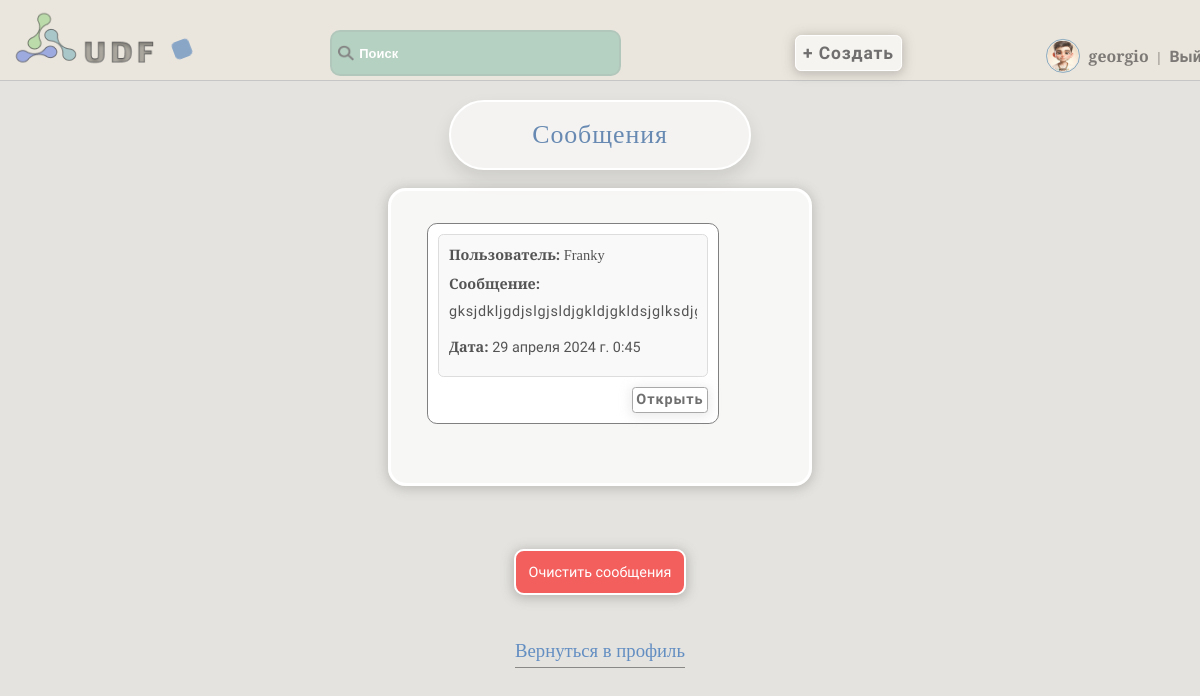
/accounts/inbox/ (signed in), run on an earlier commit of the app's database.
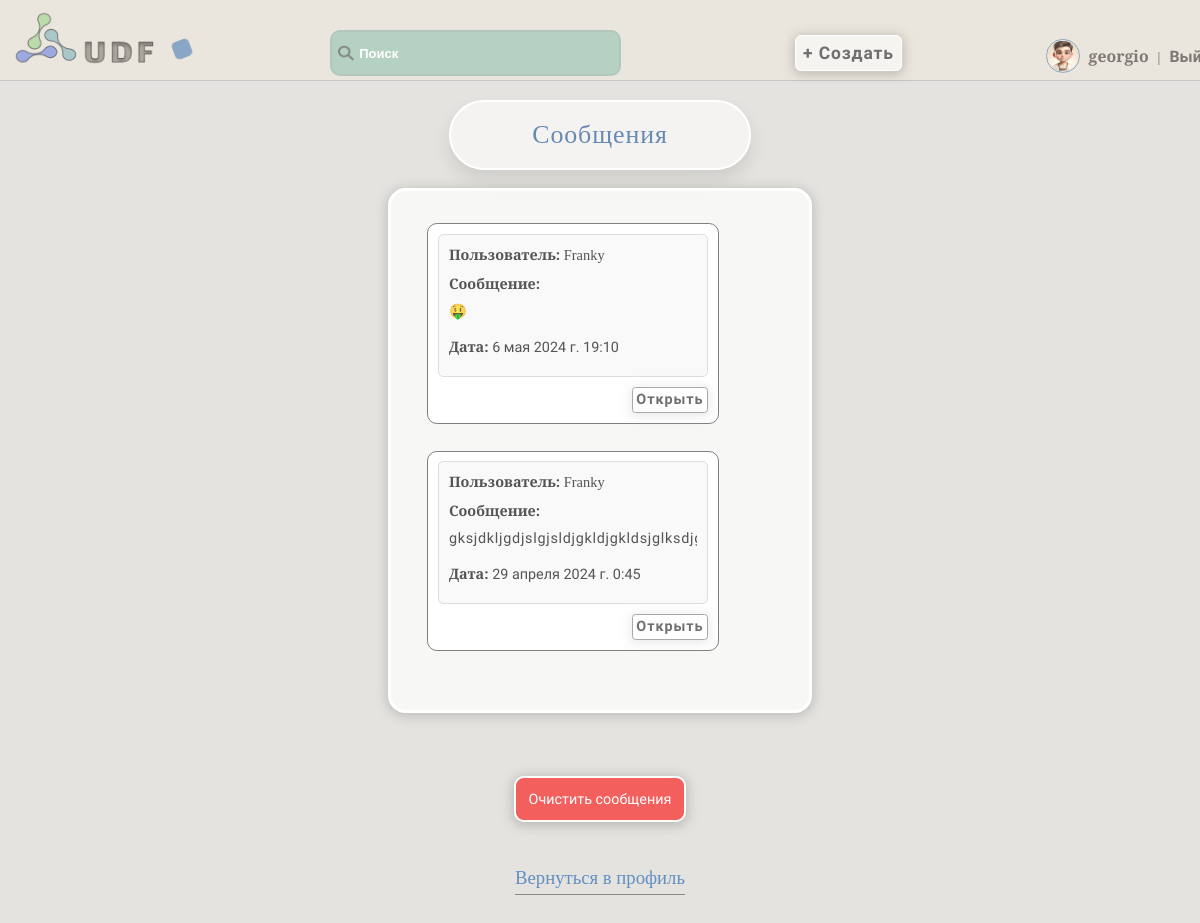
And on a later commit of the database.
### accounts/models.py (models this page shows, shortened)
class User(AbstractUser):
    username = models.CharField(max_length=150, unique=True, verbose_name='Имя')
    password = models.CharField(max_length=128, null=False, blank=False, verbose_name='Пароль')
    bio = models.TextField(blank=True, verbose_name='Биография')
    country = models.CharField(max_length=50, blank=True, verbose_name='Страна')
    city = models.CharField(max_length=50, blank=True, verbose_name='Город')
    is_online = models.BooleanField(default=False, verbose_name='Статус')
    occupation = models.CharField(max_length=50, blank=True, verbose_name='Род деятельности')
    avatar = models.ImageField(upload_to='avatars', blank=True, verbose_name='Аватар')
    date_joined = models.DateTimeField(auto_now_add=True, verbose_name='Дата')
    email = models.EmailField(unique=True)
    gender_choices = [
        ('M', 'Мужской'),
        ('F', 'Женский'),
    ]
    gender = models.CharField(max_length=1, choices=gender_choices, blank=True, verbose_name='Пол')
    age = models.IntegerField(blank=True, null=True, verbose_name='Возраст')
    last_login = models.DateTimeField(default=timezone.now)
    groups = None
    user_permissions = None
    def is_online(self):
        return (timezone.now() - self.last_login).seconds < 3600

class Message(models.Model):
    sender = models.ForeignKey(User, related_name='sent_messages', on_delete=models.CASCADE)
    recipient = models.ForeignKey(User, related_name='received_messages', on_delete=models.CASCADE)
    content = models.TextField()
    timestamp = models.DateTimeField(auto_now_add=True)
    is_read = models.BooleanField(default=False)

### accounts/views.py (the view)
# urls.py: path('inbox/', inbox, name='inbox'),
@login_required
def inbox(request):
    if request.method == 'POST' and 'delete_all' in request.POST:
        Message.objects.filter(recipient=request.user).delete()
        return redirect('inbox')
    unread_messages = Message.objects.filter(recipient=request.user, is_read=False)
    for message in unread_messages:
        message.is_read = True
        message.save()
    messages = Message.objects.filter(recipient=request.user).order_by('-timestamp')
    return render(request, 'messages/inbox.html', {'messages': messages})

### accounts/templates/messages/inbox.html (shortened to what this page needs)
{% extends 'core/base.html' %}
{% block content %}
  <h1>Сообщения</h1>
  <form method="post">
    <div class="inbox-message">
      {% if messages %}
        <ul>
          {% for message in messages %}
            <li>
              <div class="message-content-inbox">
                <strong class="user-strong"> Пользователь:</strong> {{ message.sender.username }}<br>
                <div class="message-inbox-area">
                  <strong class="message-strong">Сообщение:</strong><br> <span class="strong-message"> {{ message.content| truncatewords:7 }}</span><br>
                </div>
                <br>
                <strong class="data-stong"> Дата:</strong><span class="strong-data"> {{ message.timestamp }}</span>
              </div>
              <button class="view-message-btn" data-content="{{ message.content }}">Открыть</button>
            </li>
          {% endfor %}
        </ul>
      {% else %}
        <p>Сообщений нет</p>
      {% endif %}
    </div>
    <button class="del-messages-but" type="submit" name="delete_all">Очистить сообщения</button>
  </form>
  <a class="back-profile" href="{% url 'bio_view' %}">Вернуться в профиль</a>
{% endblock %}

### core/templates/core/base.html (shortened to what this page needs)
<!DOCTYPE html>
{% load static %}
<html lang="en">
<head>
    <link rel="stylesheet" href="{% static 'css/style.css' %}">
    <link rel="stylesheet" href="{% static 'css/media_window.css' %}">
</head>
<body class="loaded">
<div class="menu">
    <div class="wrap">
        <div class="logo" id="logo_animated">
            <a class="logo-menu" href="{% url 'base_with_articles' %}"><img src="{% static 'images/logo.png' %}" alt="logo"></a>
        </div>
        <div class="shape"></div>
        <ul>
            <li>
                <label class="search-icon">
                    <img src="{% static 'images/search.png' %}" alt="Search">
                </label>
                <input class="search-input" type="text" placeholder="Поиск" id="search-input">
            </li>
            <li>
                <a class="add-button" href="{% url 'add_article' %}">
                    <button class="animated_bt" type="button">+ Создать</button>
                </a>
            </li>
            {% if user.is_authenticated %}
            {% if not is_public_profile %}
            <li>
                {% if user.gender == 'M' %}
                <img class="menu-avatar" src="{% static 'images/male_avatar.png' %}" alt="Male Avatar">
                {% elif user.gender == 'F' %}
                <img class="menu-avatar" src="{% static 'images/female_avatar.png' %}" alt="Female Avatar">
                {% else %}
                <img class="menu-avatar" src="{% static 'images/default_avatar.png' %}" alt="Default Avatar">
                {% endif %}
                <a  style="font-family:Spectral SC,serif;" href="{% url 'user_profile' %}">{{ user.username }}</a> | <a  href="{% url 'logout' %}">Выйти</a>
            </li>
            {% endif %}
            {% endif %}
        </ul>
    </div>
</div>
<div class="container">
    <div class="wrap">
        {% block content %}{% endblock %}
    </div>
</body>
</html>

What changed in the data, as far as the page shows it:
added Message: sender.username "Franky", content "🤑", timestamp "6 мая 2024 г. 19:10"
